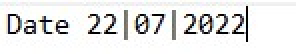
#> input picture imageTest.jpg, 148 x 27 px, found by its file name (shown 2 times larger)
$ python imageToNumber.py
#> lines starting #> are read from the running program, lines starting #| are printed output that depends on the picture
# Upsampling is required for accurate recognition. Resizing two-times will make the image readable.

# Erosion operation is a morphological operation helps to remove the boundary of the pixels. Erosion remove the strokes on the digit, make it easier to detect.

# Thresholding (Binary and Inverse Binary) helps to reveal the features.

# Bitwise-not is an arithmetic operation highly useful for extracting part of the image.

from os import path

import cv2
import pytesseract
import time

pathNeeded = path.expanduser("~")
pathImageFolder = r'\Desktop\Programming\autohotkey\autohotkeyPlayGround\imageToNumber\imageTest.jpg'
pathImageSaveFolder = r'\Desktop\Programming\autohotkey\autohotkeyPlayGround\imageToNumber\date.txt'
# print("pathNeeded", pathNeeded)

pathImage = path.abspath(path.join(path.dirname(
    __file__), r"%s%s" % (pathNeeded, pathImageFolder)))
pathImageSave = path.abspath(path.join(path.dirname(
    __file__), r"%s%s" % (pathNeeded, pathImageSaveFolder)))
# print("pathImage:", pathImage)
# print("pathImageSave:", pathImageSave)

img_lst = [pathImage]

for i, img_nm in enumerate(img_lst):
    img = cv2.imread(img_nm)
#> img is the input picture: shape (27, 148, 3); mean B, G, R 230.6, 231.4, 231.2
    gry = cv2.cvtColor(img, cv2.COLOR_BGR2GRAY)
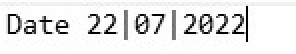
#> gry: shape (27, 148) (shown 2 times larger); min 0, max 255, mean 231.2
    (h, w) = gry.shape[:2]
#> h = 27; w = 148
    if i == 0:
        thr = gry
    else:
        gry = cv2.resize(gry, (w * 2, h * 2))
        erd = cv2.erode(gry, None, iterations=1)
        if i == len(img_lst)-1:
            thr = cv2.threshold(
                erd, 0, 255, cv2.THRESH_BINARY_INV + cv2.THRESH_OTSU)[1]
        else:
            thr = cv2.threshold(
                erd, 0, 255, cv2.THRESH_BINARY + cv2.THRESH_OTSU)[1]
    bnt = cv2.bitwise_not(thr)
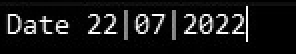
#> bnt: shape (27, 148) (shown 2 times larger); min 0, max 255, mean 23.8
#> (the run stopped early here; a loop or call above may not have finished)
